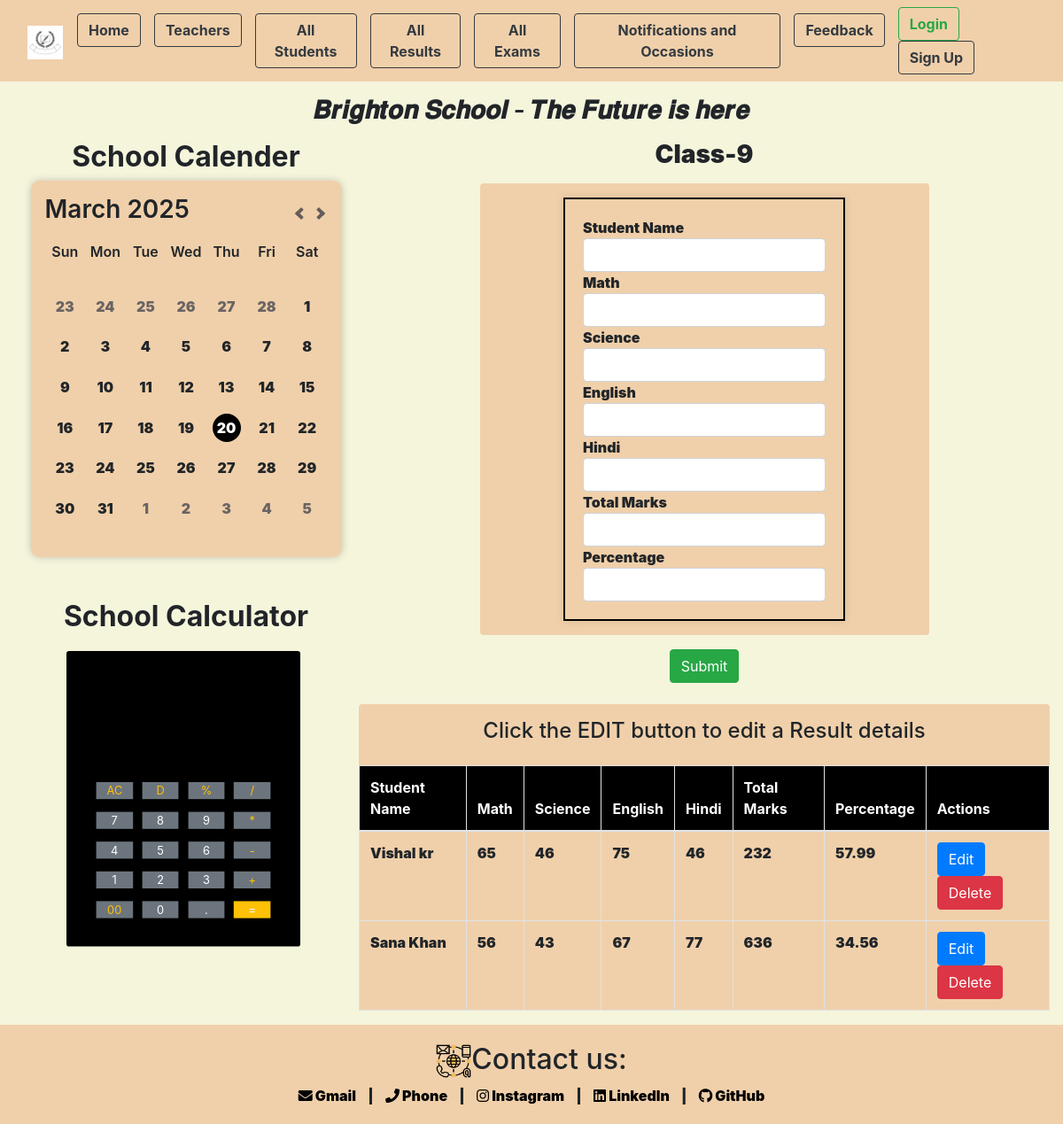
The app's page /class_results/result_nine/, older data.
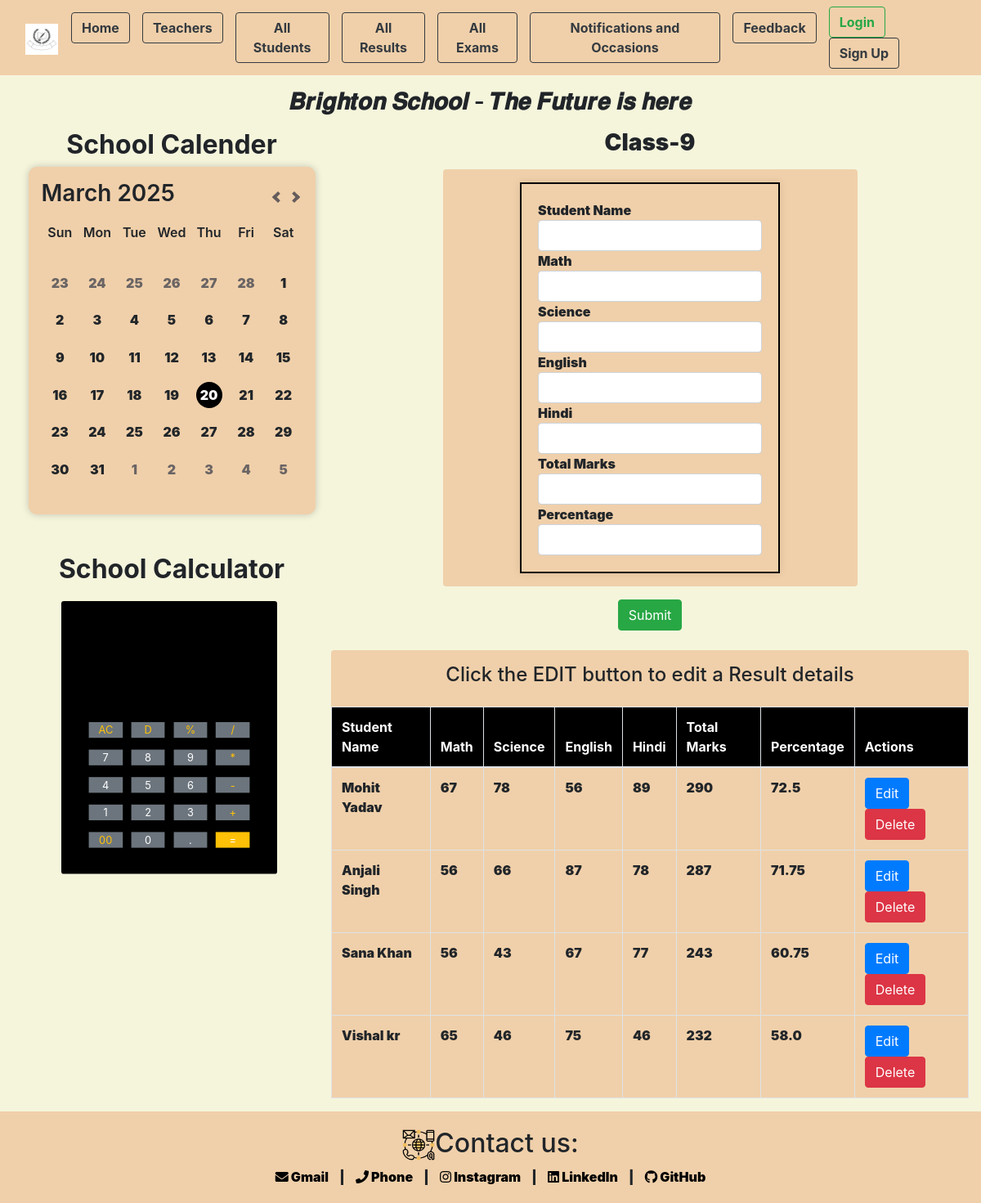
The same page, newer data.
### app/models.py (models this page shows, shortened)
class Result(models.Model):
    result_class_name = models.ForeignKey(all_results, on_delete=models.CASCADE, related_name='students_result', null=True, blank=True)
    st_name = models.CharField(max_length=100)
    Math = models.IntegerField(null=True)
    Science = models.IntegerField(null=True)
    English = models.IntegerField(null=True)
    Hindi = models.IntegerField(null=True)
    Total_marks = models.IntegerField(null=True)
    Percentage = models.FloatField(null=True)

### app/views.py (the view, shortened to what this page needs)
# urls.py: path('class_results/<slug:slug>/',views.class_results,name="class_results"),
def class_results(request, slug):
    class_instance = get_object_or_404(all_results, slug=slug)
    results = Result.objects.filter(result_class_name=class_instance).order_by('-Percentage')
    form = ResultForm()
    context = {'results': results, 'class_instance': class_instance, 'form': form}
    return render(request, 'app/result.html', context)

### app/forms.py
class ResultForm(forms.ModelForm):
    class Meta:
        model=Result
        fields = ['st_name', 'Math', 'Science', 'English', 'Hindi', 'Total_marks', 'Percentage']

### app/templates/app/result.html (shortened to what this page needs)
{% extends "base_template/base.html" %}
{% load static %}
{% block content %}
<div class="col-lg-8 col-md-8 col-sm-12 main-content">
    <h3 class="text-center mb-3"><strong>{{ class_instance.result_class_name }}</strong></h3>
    <form id="studentForm" method="POST" action="{% url 'class_results' class_instance.slug %}" novalidate>
        <div class="container row box_clr d-flex justify-content-center align-items-center mb-3 rounded p-3" style="width: 65%; margin: 0 auto;">
            <div class="box_clr" style="border: 2px solid #000; padding: 20px; box-shadow: 0 0 10px rgba(0, 0, 0, 0.1);">
                <input type="hidden" name="student_id" id="student_id" value=""><b>Student Name</b>
                <input class="text-center form-control" type="text" name="st_name" id="id_st_name" value=""><strong>Math</strong>
                <input class="text-center form-control" type="text" name="Math" id="id_math" value=""><strong>Science</strong>
                <input class="text-center form-control" type="text" name="Science" id="id_science" value=""><strong>English</strong>
                <input class="text-center form-control" type="text" name="English" id="id_english" value=""><strong>Hindi</strong>
                <input class="text-center form-control" type="text" name="Hindi" id="id_hindi" value=""><strong>Total Marks</strong>
                <input class="text-center form-control" type="text" name="Total_marks" id="id_total_marks" value=""><strong>Percentage</strong>
                <input class="text-center form-control" type="text" name="Percentage" id="id_percentage" value=""><strong></strong>
            </div>
        </div>
        <button type="submit" class="btn btn-success" style="display: block; margin: 0 auto;">Submit</button>
        <div class="box_clr mt-4 rounded">
            <h4 class="text-center fw-bolder pt-3">Click the EDIT button to edit a Result details</h4>
            <table class="table table-bordered rounded box_clr mt-4">
                <thead style="font-weight: 900; background-color: black; color: white;">
                    <tr>
                        <th>Student Name</th>
                        <th>Math</th>
                        <th>Science</th>
                        <th>English</th>
                        <th>Hindi</th>
                        <th>Total Marks</th>
                        <th>Percentage</th>
                        <th>Actions</th>
                    </tr>
                </thead>
                <tbody>
                    {% for result in results %}
                    <tr id="student-{{ result.id }}">
                        <td>{{ result.st_name }}</td>
                        <td>{{ result.Math }}</td>
                        <td>{{ result.Science }}</td>
                        <td>{{ result.English }}</td>
                        <td>{{ result.Hindi }}</td>
                        <td>{{ result.Total_marks }}</td>
                        <td>{{ result.Percentage }}</td>
                        <td>
                            <button type="button" class="btn btn-primary result-edit-btn" data-id="{{ result.id }}">Edit</button>
                            <button type="button" class="btn btn-danger result-delete-btn" data-id="{{ result.id }}">Delete</button>
                        </td>
                    </tr>
                    {% endfor %}
                </tbody>
            </table>
        </div>
    </form>
</div>
{% endblock content %}

Row changes from the older to the newer data that the page shows:
added Result: st_name "Mohit Yadav", Math "67", Science "78", English "56", Hindi "89", Total_marks "290", Percentage "72.5"
added Result: st_name "Anjali Singh", Math "56", Science "66", English "87", Hindi "78", Total_marks "287", Percentage "71.75"
changed Result "Sana Khan": Total_marks "636" → "243"; Percentage "34.56" → "60.75"; moves up the list
changed Result "Vishal kr": Percentage "57.99" → "58.0"
